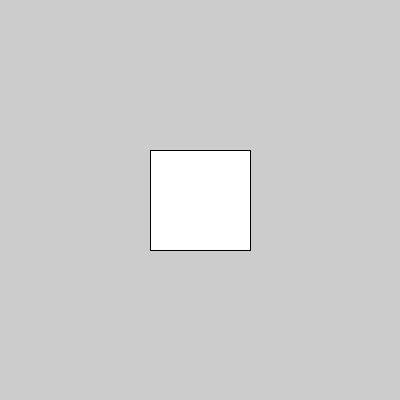
Frame 1 (no input)
Frame 60 (the mouse pressed at the canvas centre just before this capture): identical to frame 1, image omitted
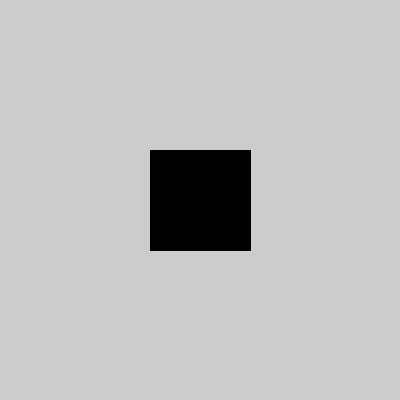
Frame 120 (the mouse held since frame 60 and released just before this capture)

The Processing sketch that drew these frames (run headless with seeded random() and noise(); from frame 60 on, the mouse is pressed at the canvas centre):

// Processing sketch: processing_136569
// ── processing_136569.pde

/*Mouse-over activities
We can can check the continually update value of the cursor (mouseX, mouseY) to see if the 
cursor ever falls inside the box.  We can construct a function that will return a boolean value
of true if the rect is moused-over and false if the rect is not moused-over.
*/

//We need to declare some global variables here to hold some data

int x, y; //for the x and y coordinates of the mouse
int xBox, yBox, h, w; //the postion (from CENTER) of the rect, and the height and width
boolean isCovered; //a boolean (true or false) value to test if the mouse-over is occurring

void setup() { //your standard setup routine
  size(400, 400); //set the render size to 400x400 pixels
  isCovered = false; //set the initial value of isCoverd to false, that is NOT covered
  smooth(); //make it a smooth render . . .
}

void draw() { //here is your looping draw statement
  rectMode(CENTER); //let's render our rectangles from the center of the rectangle
  rect(width/2, height/2, 100, 100); //this will put a rectangle in the middle of the render screen
  x = mouseX; //x will be updated to mouseX
  y = mouseY; //y will be updated to mouseY
  
  //Here we call the function boxOver() and print it's value, a boolean true/false
  println(boxOver(x, y, width/2, height/2, 100, 100));
  
  //Here we call the function boxOver() and set some interaction via a if/else combination
  if (boxOver(x, y, width/2, height/2, 100, 100) == false) { //if boxOver() is false, the fill is white
    fill(255);
  }
  else {  //else, if boxOver() returns true, then fill the box black
    fill(0);
  }
} 

/*Here is the boxOver function, you can use it to check a rect of any size and shape.  This is the 
beauty of functions, you can take them and use them in other programs/sketches.  Write once, use
many times!

boxOver takes six arguements, all are ints:

xPos, the point to check if covering the box
yPos, the point to check is covering the box

xBox, the x position of the box, the X centerpoint
yBox, the y position of the box, the Y centerpoint

h is the height of the box
w is the width of the box
NOTE:  we can not use "height" and "width", because these are special words reserved to Processing
*/

boolean boxOver(int xPos, int yPos, int xBox, int yBox, int h, int w) {
  if (xPos > (xBox - w/2) && xPos < (xBox + w/2) && yPos > (yBox - h/2) && yPos < (yBox + h/2)) {
    isCovered = true;
  }
  else {
    isCovered = false;
  }
  return isCovered;
}

//if the x and y points are in the boundaries as defined by the if statment, then isCovered = true
//else (otherwise) isCovered = false
